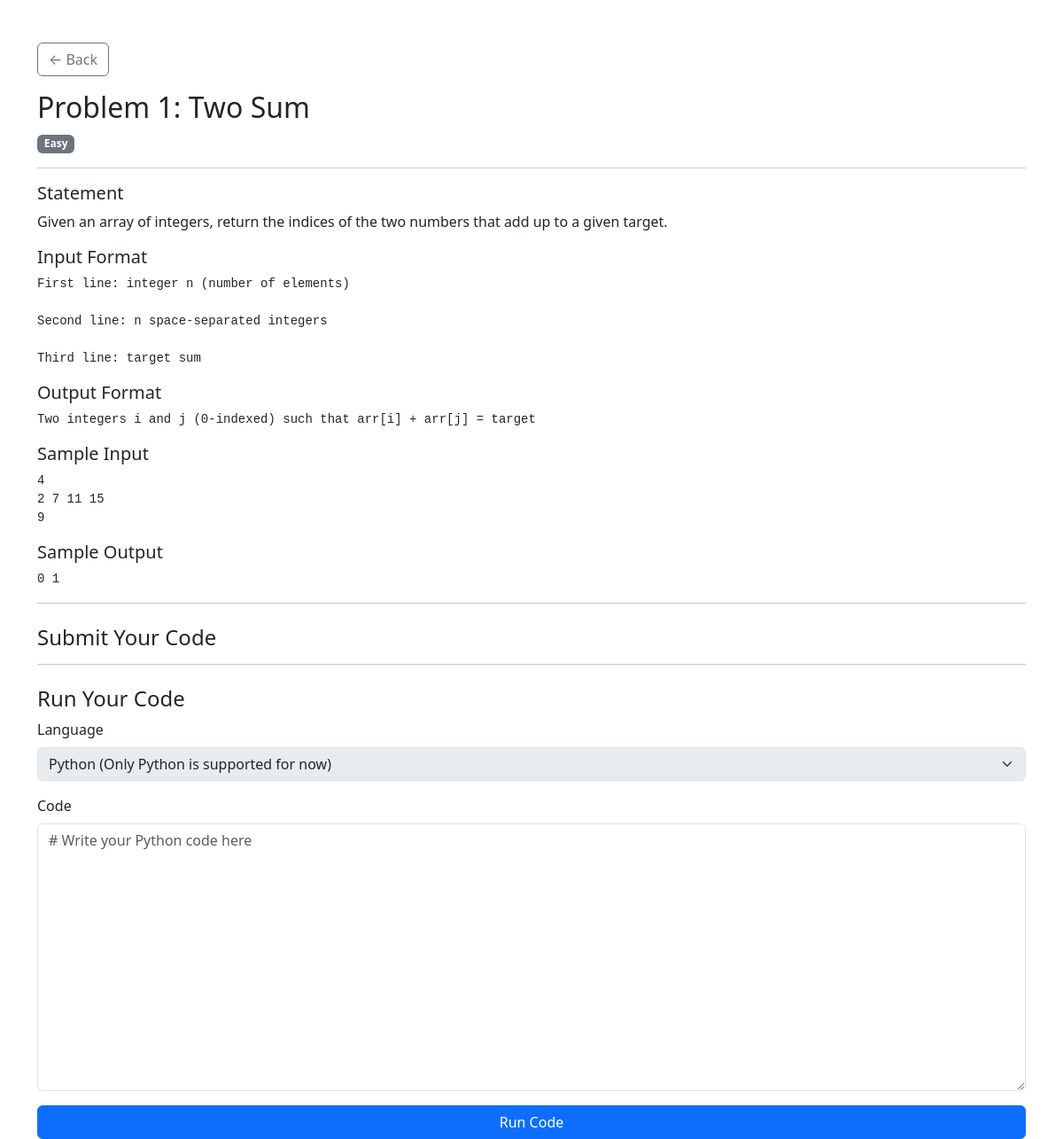
Screenshot of /problems/1/ (signed in) with the database file from the repository.
### problems/models.py (models this page shows, shortened)
class Problem(models.Model):
    DIFFICULTY_CHOICES = [
        ('Easy', 'Easy'),
        ('Medium', 'Medium'),
        ('Hard', 'Hard'),
    ]
    title = models.CharField(max_length=100)
    statement = models.TextField()
    input_format = models.TextField()
    output_format = models.TextField()
    sample_input = models.TextField()
    sample_output = models.TextField()
    difficulty = models.CharField(max_length=10, choices=DIFFICULTY_CHOICES)
    created_at = models.DateTimeField(auto_now_add=True)

### problems/views.py (the view, shortened to what this page needs)
# urls.py: path('<int:problem_id>/', views.problem_detail, name='problem_detail'),
@login_required
def problem_detail(request, problem_id):
    problem = get_object_or_404(Problem, id=problem_id)
    return render(request, "problems/problem_detail.html", {"problem": problem})

### templates/problems/problem_detail.html (shortened to what this page needs)
<!DOCTYPE html>
<html>
<head>
  <link href="https://cdn.jsdelivr.net/npm/bootstrap@5.3.0/dist/css/bootstrap.min.css" rel="stylesheet" />
</head>
<body>
<div class="container mt-5">
  <a href="/problems/" class="btn btn-outline-secondary mb-3">&larr; Back</a>
  <h2>{{ problem.title }}</h2>
  <span class="badge bg-secondary">{{ problem.difficulty }}</span>
  <hr>
  <h5>Statement</h5>
  <p>{{ problem.statement }}</p>
  <h5>Input Format</h5>
  <pre>{{ problem.input_format }}</pre>
  <h5>Output Format</h5>
  <pre>{{ problem.output_format }}</pre>
  <h5>Sample Input</h5>
  <pre>{{ problem.sample_input }}</pre>
  <h5>Sample Output</h5>
  <pre>{{ problem.sample_output }}</pre>
  <hr>
  <h4 class="mt-4">Submit Your Code</h4>
    <hr>
  <h4 class="mt-4">Run Your Code</h4>
  <form method="POST" action="{% url 'run_submission' problem.id %}">
    <div class="mb-3">
      <label for="language" class="form-label">Language</label>
      <select name="language" id="language" class="form-select" disabled>
        <option value="py" selected>Python (Only Python is supported for now)</option>
      </select>
    </div>
    <div class="mb-3">
      <label for="code" class="form-label">Code</label>
      <textarea name="code" class="form-control" id="code" rows="12" placeholder="# Write your Python code here" required></textarea>
    </div>
    <button type="submit" class="btn btn-primary w-100">Run Code</button>
  </form>
</div>
</body>
</html>

### rows the page displays
Problem: title "Problem 1: Two Sum", difficulty "Easy", statement "Given an array of integers, return the indices of the two numbers that add up to a given target.", input_format "First line: integer n (number of elements) Second line: n space-separated integers Third line: target sum", output_format "Two integers i and j (0-indexed) such that arr[i] + arr[j] = target", sample_input "4 2 7 11 15 9", sample_output "0 1"
